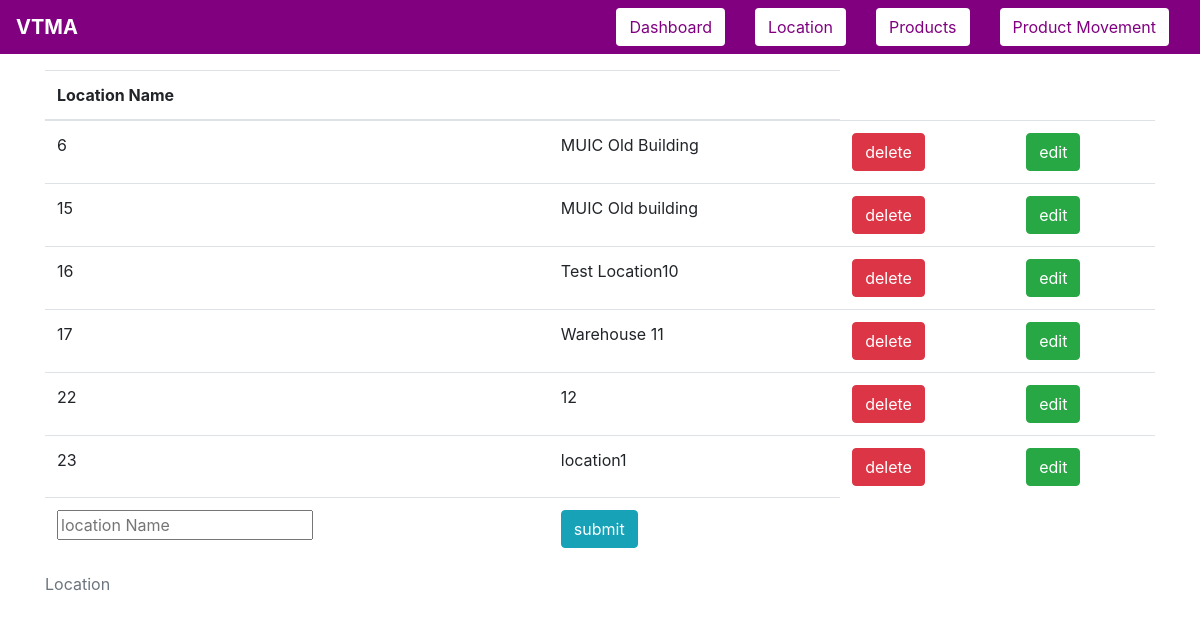
Before: /location with the older database file.
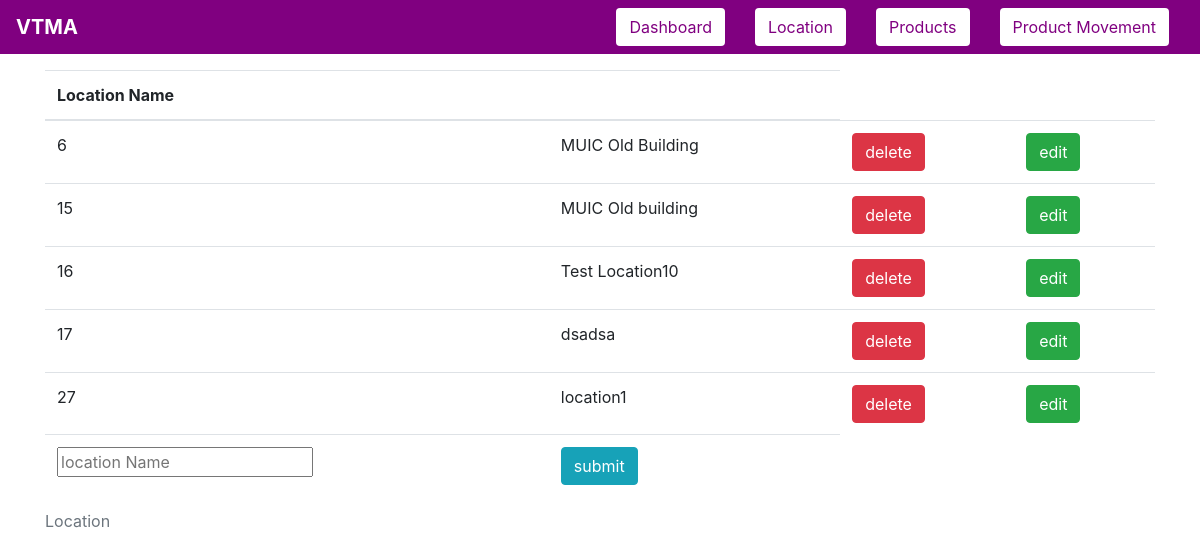
After: the same page with the newer database file.
### tables this page shows
CREATE TABLE location(loc_id INTEGER PRIMARY KEY AUTOINCREMENT,
                                 loc_name TEXT UNIQUE NOT NULL);

### app.py (the view)
@app.route("/location", methods=["GET"])
def get_location():
    db = sqlite3.connect(DATABASE_NAME)
    cursor = db.cursor()
    cursor.execute(select_from_location)
    location_data = cursor.fetchall()
    return render(
        "location.html",
        link=link,
        locations=location_data,
        transaction_message=None,
        title="Vending Machine Locations",
    )

### templates/location.html (shortened to what this page needs)
{% extends 'base-template.html' %}
{% block content %}
    <div class="container">
        <table class="table">
         <caption>Location</caption>
            <thead>
                <th scope="col">Location Name</th>
                <th></th>
            </thead>
            <tbody>
                {% for location in locations %}
                    <tr>
                        <td>{{ location[0] }}</td>
                        <td>{{ location[1] }}</td>
                        <td>
                            <a href="{{ url_for('delete', loc_id=location[0], type='location') }}">
                                <button name="button" type="button" class="btn btn-danger" value= "delete" >delete</button><br>
                            </a>
                        </td>
                        <td>
                            <button name="button" type="button" class="btn btn-success" value= "edit" data-toggle="modal" data-target="#edit_{{ location[0] }}" >edit</button><br>
                        </td>
                    </tr>
                {% endfor %}
                <tr>
                    <form action = "{{ url_for('post_location') }}" method = "POST">
                    <td>
                        <input name= "location_name" placeholder="location Name" required autofocus>
                    </td>
                    <td>
                        <input type= "submit" class="btn btn-info btn-group-toggle" value= "submit" /><br>
                    </td>
                    </form>
                </tr>
            </tbody>
        </table>
    </div>
 {% endblock %}

Changed rows visible on the page:
removed location: loc_id "22", loc_name "12"
removed location: loc_id "23", loc_name "location1"
changed location id 17: loc_name "Warehouse 11" → "dsadsa"
added location: loc_id "27", loc_name "location1"
